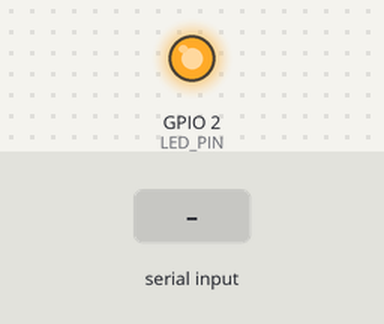
The sketch below on a simulated ESP32. Shown: output pins drawn as LEDs (lit = HIGH). The inputs (shaded band) are chosen by the test bench. WiFi joins after 1.5 s; servers stay silent unless stated; nothing arrives over Bluetooth unless stated; what the sketch prints to the serial monitor is not drawn.

Above: at 5.7 s.
5.8 s: "1" received over the second serial link
At 7.0 s:
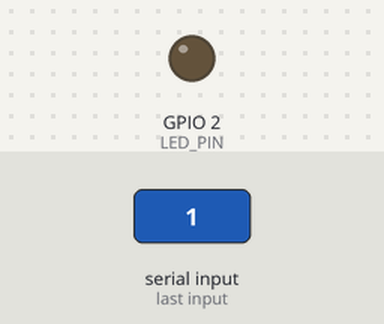
Timing chart, 0 to 15.3 s (numbered marks = the images above; inputs shaded):
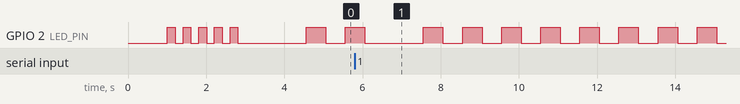

Measured:
- by itself, GPIO 2 (LED_PIN): repeats every 1.0 s: HIGH 0.50 s, LOW 0.50 s

The sketch:

test.ino
```cpp
/*
 * ESP32 Comprehensive Test Program
 * Tests: WiFi, Bluetooth, and LED functionality
 * Compatible with Type-C port ESP32 boards
 */

#include <WiFi.h>
#include <BluetoothSerial.h>

// Check if Bluetooth is properly configured
#if !defined(CONFIG_BT_ENABLED) || !defined(CONFIG_BLUEDROID_ENABLED)
#error Bluetooth is not enabled! Please run `make menuconfig` to enable it
#endif

// LED Pin (most ESP32 boards use GPIO2 for onboard LED)
#define LED_PIN 2

// WiFi credentials - Update these with your network details
const char* ssid = "Test1";
const char* password = "123456789";

// Bluetooth Serial object
BluetoothSerial SerialBT;

void setup() {
  // Initialize Serial Monitor
  Serial.begin(115200);
  delay(1000);

  Serial.println("\n\n========================================");
  Serial.println("ESP32 Comprehensive Test Program");
  Serial.println("========================================\n");

  // Test 1: LED Setup
  testLEDSetup();

  // Test 2: WiFi
  testWiFi();

  // Test 3: Bluetooth
  testBluetooth();

  Serial.println("\n========================================");
  Serial.println("All Tests Completed!");
  Serial.println("========================================\n");
}

void loop() {
  // Blink LED to show program is running
  digitalWrite(LED_PIN, HIGH);
  delay(500);
  digitalWrite(LED_PIN, LOW);
  delay(500);

  // Check for Bluetooth messages
  if (SerialBT.available()) {
    String message = SerialBT.readString();
    Serial.print("Received via Bluetooth: ");
    Serial.println(message);
    SerialBT.println("Echo: " + message);
  }

  // Send periodic status via Bluetooth
  static unsigned long lastStatusTime = 0;
  if (millis() - lastStatusTime > 10000) {  // Every 10 seconds
    lastStatusTime = millis();
    SerialBT.println("ESP32 is running. Time: " + String(millis() / 1000) + "s");
    Serial.println("Status sent via Bluetooth");
  }
}

void testLEDSetup() {
  Serial.println("TEST 1: LED Functionality");
  Serial.println("-------------------------");

  pinMode(LED_PIN, OUTPUT);

  // Blink LED 5 times rapidly
  for (int i = 0; i < 5; i++) {
    digitalWrite(LED_PIN, HIGH);
    Serial.print("LED ON  - Blink ");
    Serial.println(i + 1);
    delay(200);

    digitalWrite(LED_PIN, LOW);
    Serial.println("LED OFF");
    delay(200);
  }

  Serial.println("✓ LED test completed successfully!\n");
}

void testWiFi() {
  Serial.println("TEST 2: WiFi Connectivity");
  Serial.println("-------------------------");

  // Display MAC Address
  Serial.print("ESP32 MAC Address: ");
  Serial.println(WiFi.macAddress());

  // Attempt to connect to WiFi
  Serial.print("Connecting to WiFi: ");
  Serial.println(ssid);

  WiFi.begin(ssid, password);

  int attempts = 0;
  while (WiFi.status() != WL_CONNECTED && attempts < 20) {
    delay(500);
    Serial.print(".");
    attempts++;
  }

  if (WiFi.status() == WL_CONNECTED) {
    Serial.println("\n✓ WiFi connected successfully!");
    Serial.print("IP Address: ");
    Serial.println(WiFi.localIP());
    Serial.print("Signal Strength (RSSI): ");
    Serial.print(WiFi.RSSI());
    Serial.println(" dBm");
  } else {
    Serial.println("\n✗ WiFi connection failed!");
    Serial.println("Please check your SSID and password in the code.");
  }
  Serial.println();
}

void testBluetooth() {
  Serial.println("TEST 3: Bluetooth Functionality");
  Serial.println("-------------------------");

  // Start Bluetooth with device name
  if (SerialBT.begin("ESP32_Test_Device")) {
    Serial.println("✓ Bluetooth initialized successfully!");
    Serial.println("Device Name: ESP32_Test_Device");
    Serial.println("\nYou can now pair with this device using your phone.");
    Serial.println("Use a Bluetooth serial terminal app to connect and send messages.");

    // Send a test message
    SerialBT.println("Hello! ESP32 Bluetooth is working!");
  } else {
    Serial.println("✗ Bluetooth initialization failed!");
  }
  Serial.println();
}
```
